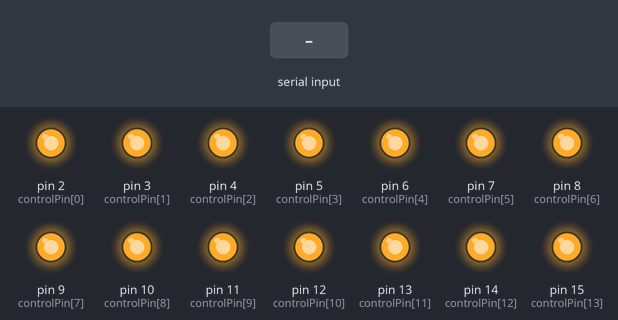
The sketch below on a simulated Arduino Mega 2560, built with avr-gcc and run on an emulated ATmega2560. On the bench: output pins drawn as LEDs (lit = HIGH). The inputs (shaded band) are chosen by the test bench.

Above: at 1.2 s.
1.3 s: "5\n" received over the second serial link
At 2.42 s:
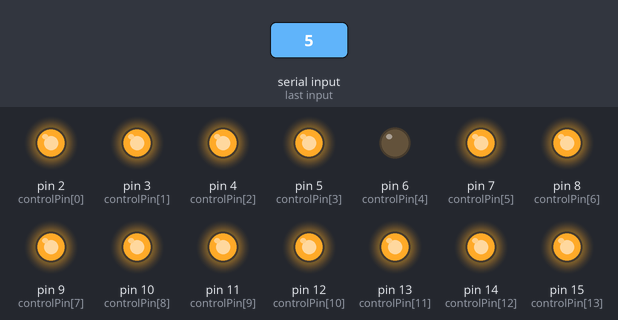
4.0 s: "1,90\n" received over the second serial link
At 5.12 s:
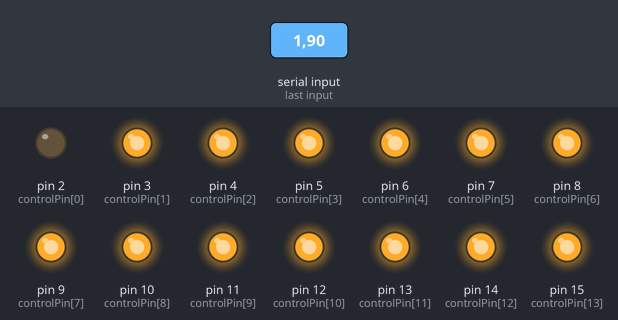
Timing chart, 0 to 7.0 s (numbered marks = the images above; inputs shaded):
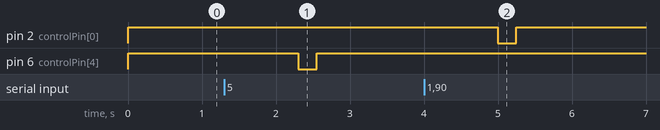

Measured:
- after the input at 1.3 s, pin 6 (controlPin[4]): HIGH → LOW after 1.0 s, → HIGH 0.25 s later
- after the input at 4.0 s, pin 2 (controlPin[0]): HIGH → LOW after 1.0 s, → HIGH 0.25 s later

The sketch:

relay_working_new.ino
```cpp
const int controlPin[16] = {2, 3, 4, 5, 6, 7, 8, 9, 10, 11, 12, 13, 14, 15, 16, 17}; // define pins
const int triggerType = LOW; // your relay type
int suctionTime = 250; // delay in loop

void setup() {
  for (int i = 0; i < 16; i++) {
    pinMode(controlPin[i], OUTPUT); // set pin as output
    if (triggerType == LOW) {
      digitalWrite(controlPin[i], HIGH); // set initial state OFF for low trigger relay
    } else {
      digitalWrite(controlPin[i], LOW); // set initial state OFF for high trigger relay
    }
  }
  Serial.begin(9600);
  Serial1.begin(115200);
}

void loop() {
  if (Serial1.available() > 0) {
    String receivedData = Serial1.readString(); // Read data until newline

    if (receivedData.length() > 0) {
      // Parse the received data and control the relays
      controlRelays(receivedData);
    }
  }
}

void controlRelays(String data) {
  int commaIndex;
  int relayNumbers[16]; // Array to hold relay numbers to activate
  int relayCount = 0;

  // Parse the received data and store relay numbers
  while (data.length() > 0) {
    commaIndex = data.indexOf(',');
    int relayNumber;

    if (commaIndex == -1) {
      relayNumber = data.toInt(); // Last or single number in the data
      data = "";
    } else {
      relayNumber = data.substring(0, commaIndex).toInt(); // Extract the number
      data = data.substring(commaIndex + 1); // Update the string
    }

    relayNumbers[relayCount++] = relayNumber; // Store relay number
  }

  // Activate relays simultaneously
  for (int i = 0; i < relayCount; i++) {
    int relayNumber = relayNumbers[i];
    if (relayNumber >= 1 && relayNumber <= 17) {
      int pinIndex = relayNumber - 1; // Calculate the index for controlPin array
      digitalWrite(controlPin[pinIndex], triggerType); // Turn the relay ON
    }
  }

  delay(suctionTime); // Wait for a specified time

  // Turn off all relays simultaneously
  for (int i = 0; i < relayCount; i++) {
    int relayNumber = relayNumbers[i];
    if (relayNumber >= 1 && relayNumber <= 17) {
      int pinIndex = relayNumber - 1; // Calculate the index for controlPin array
      digitalWrite(controlPin[pinIndex], !triggerType); // Turn the relay OFF
    }
  }
}
```
